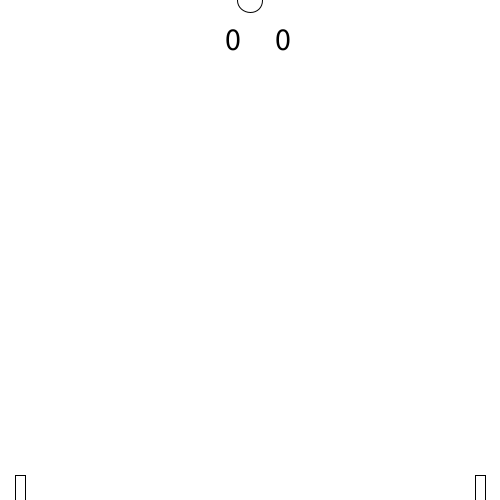
Frame 1 (no input)
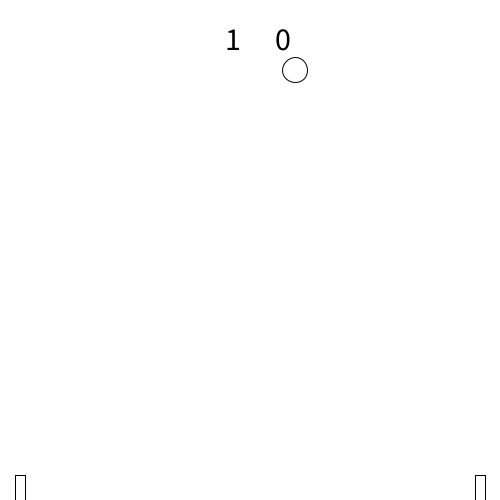
Frame 60 (the mouse pressed at the canvas centre just before this capture)
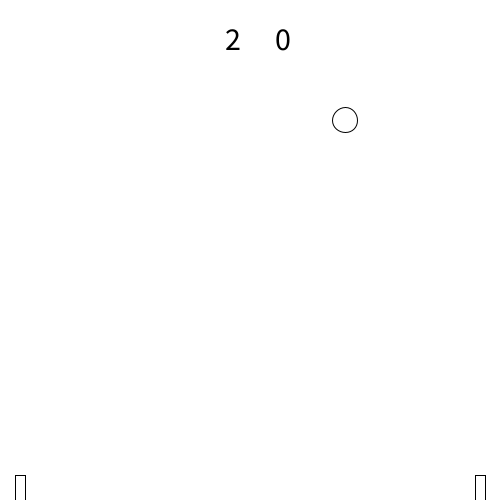
Frame 120 (the mouse held since frame 60 and released just before this capture)

The Processing sketch that drew these frames (run headless with seeded random() and noise(); from frame 60 on, the mouse is pressed at the canvas centre):

// Processing sketch: processing_111228
// ── processing_111228.pde

void setup(){
  size(500, 500);
}

int diameter = 25;
int positionx = 250;
int speedx = 5;
int directionx = 1;
int positiony = 0;
int speedy = 5;
int directiony = 1;
int lpaddle = 500;
int rpaddle = 500;
boolean lpaddleup = false;
boolean rpaddleup = true;
int rpoints = 0;
int lpoints = 0;


void draw() {
  background(255);
  fill(0);
  textSize(32);
  text(lpoints, width/2 - 25, 50);
  text(rpoints, width/2 + 25, 50);
  noFill();
  rectMode(CENTER);
  rect(20, lpaddle, 10, 50);
  rect(width - 20, rpaddle, 10, 50);
  if (keyPressed) {
    if (key == 'w' || key == 'W') {
      if (lpaddle >= 25) {
        lpaddle = lpaddle - 5;
      }
    }
    if (key == 's' || key == 'S') {
      if (lpaddle <= height - 25) {
        lpaddle = lpaddle + 5;
      }
    }
  }
  if (mousePressed && (mouseButton == LEFT)) {
    if (rpaddle >= 25) {
      rpaddle = rpaddle - 5;
    }
  }
  if (mousePressed && (mouseButton == RIGHT)) {
    if (rpaddle <= height - 25) {
      rpaddle = rpaddle + 5;
    }
  }
  ellipse(positionx, positiony, diameter, diameter);
  positionx = positionx + speedx*directionx;
  positiony = positiony + speedy*directiony;
  if (positiony >= height) {
    directiony = -directiony;
  }
  else if (positiony <= 0) {
    directiony = -directiony;
  }
  if (positionx >= width) {
    lpoints = lpoints + 1;
    positionx = 250;
    positiony = diameter;
  }
  else if (positionx <= 0) {
    rpoints = rpoints + 1;
    positionx = 250;
    positiony = diameter;
  }
  if ((positiony >= lpaddle - 25 - diameter/2) && (positiony <= lpaddle + 25 + diameter/2) && (positionx <= 20 + diameter)) {
    directionx = -directionx;
  }
  if (positiony >= rpaddle - 25 -diameter/2 && positiony <= rpaddle + 25+diameter/2 && positionx >= width - 20 - diameter) {
    directionx = -directionx;
  }
  if ((positionx >= 15) && (positionx <= 25) && (positiony <= lpaddle - 25 - diameter)) {
    directiony = -directiony;
  }
  if (positionx >= width - 25 && positionx <= width - 15 && positiony >= rpaddle - 25 - diameter) {
    directiony = -directiony;
  }
  if ((positionx >= 15) && (positionx <= 25) && (positiony <= lpaddle + 25 + diameter)) {
    directiony = -directiony;
  }
  if (positionx >= width - 25 && positionx <= width - 15 && positiony >= rpaddle + 25 + diameter) {
    directiony = -directiony;
  }
}
